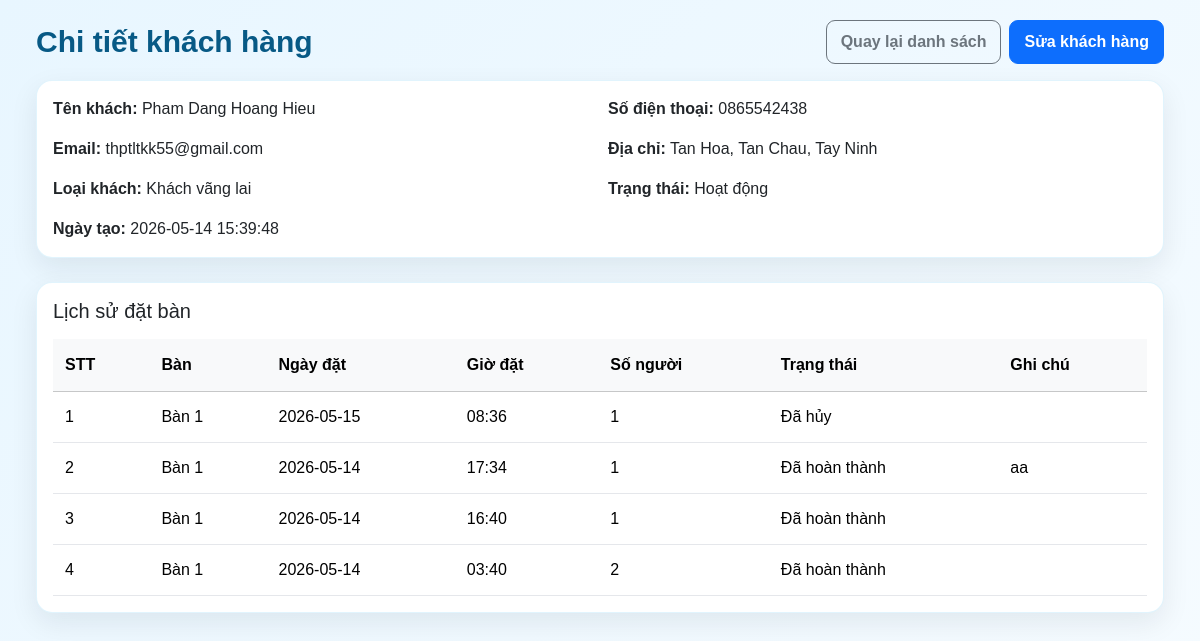
The app's page /admin/customers/view.php?id=2 (signed in) with its own data.
### tables this page shows
CREATE TABLE `customers` (
  `id` int(11) NOT NULL,
  `fullname` varchar(100) DEFAULT NULL,
  `phone` varchar(20) DEFAULT NULL,
  `customer_type` varchar(50) DEFAULT NULL,
  `points` int(11) DEFAULT 0,
  `customer_name` varchar(150) DEFAULT NULL,
  `email` varchar(150) DEFAULT NULL,
  `address` varchar(255) DEFAULT NULL,
  `created_at` datetime NOT NULL DEFAULT current_timestamp(),
  `status` varchar(50) DEFAULT 'Hoạt động'
);

CREATE TABLE `bookings` (
  `id` int(11) NOT NULL,
  `customer_id` int(11) DEFAULT NULL,
  `table_id` int(11) DEFAULT NULL,
  `booking_date` datetime DEFAULT NULL,
  `number_people` int(11) DEFAULT NULL,
  `status` varchar(50) DEFAULT NULL,
  `booking_time` time DEFAULT NULL,
  `number_of_people` int(11) DEFAULT NULL,
  `note` text DEFAULT NULL,
  `created_at` datetime NOT NULL DEFAULT current_timestamp()
);

CREATE TABLE `tables_restaurant` (
  `id` int(11) NOT NULL,
  `table_name` varchar(50) DEFAULT NULL,
  `seats` int(11) DEFAULT NULL,
  `status` varchar(50) DEFAULT NULL,
  `capacity` int(11) DEFAULT NULL
);

### admin/auth.php (called while the page is built, shortened)
<?php
function e($value)
{
    return htmlspecialchars((string) $value, ENT_QUOTES, 'UTF-8');
}
?>

### admin/customers/view.php (the view, shortened to what this page needs)
<?php
require_once __DIR__ . "/../auth.php";
$id = (int) ($_GET['id'] ?? 0);
$stmt = mysqli_prepare($conn, "SELECT * FROM customers WHERE id = ? LIMIT 1");
mysqli_stmt_bind_param($stmt, "i", $id);
mysqli_stmt_execute($stmt);
$customerResult = mysqli_stmt_get_result($stmt);
$customer = mysqli_fetch_assoc($customerResult);
$sql = "
    SELECT
        b.id,
        DATE(b.booking_date) AS booking_date,
        b.booking_time,
        b.number_of_people,
        b.note,
        b.status,
        b.created_at,
        t.table_name
    FROM bookings b
    LEFT JOIN tables_restaurant t ON b.table_id = t.id
    WHERE b.customer_id = ?
    ORDER BY b.booking_date DESC, b.booking_time DESC, b.id DESC
";
$stmt = mysqli_prepare($conn, $sql);
mysqli_stmt_bind_param($stmt, "i", $id);
mysqli_stmt_execute($stmt);
$bookings = mysqli_stmt_get_result($stmt);
?>
<!doctype html>
<html lang="vi">
<head>
    <link href="https://cdn.jsdelivr.net/npm/bootstrap@5.3.3/dist/css/bootstrap.min.css" rel="stylesheet">
    <link rel="stylesheet" href="/huongviet/assets/css/admin/base.css?v=<?php echo time(); ?>">
    <link rel="stylesheet" href="/huongviet/assets/css/admin/customers.css?v=<?php echo time(); ?>">
</head>
<body class="bg-light">
    <main class="container py-4">
        <div class="d-flex flex-wrap justify-content-between align-items-center gap-3 mb-3">
            <h1 class="h3 mb-0">Chi tiết khách hàng</h1>
            <div class="d-flex gap-2">
                <a class="btn btn-outline-secondary" href="/huongviet/admin/customers/index.php">Quay lại danh sách</a>
                <a class="btn btn-primary" href="/huongviet/admin/customers/edit.php?id=<?php echo (int) $customer['id']; ?>">Sửa khách hàng</a>
            </div>
        </div>
        <div class="card border-0 shadow-sm mb-4">
            <div class="card-body">
                <div class="row g-3">
                    <div class="col-md-6"><strong>Tên khách:</strong> <?php echo e($customer['customer_name']); ?></div>
                    <div class="col-md-6"><strong>Số điện thoại:</strong> <?php echo e($customer['phone']); ?></div>
                    <div class="col-md-6"><strong>Email:</strong> <?php echo e($customer['email']); ?></div>
                    <div class="col-md-6"><strong>Địa chỉ:</strong> <?php echo e($customer['address']); ?></div>
                    <div class="col-md-6"><strong>Loại khách:</strong> <?php echo e($customer['customer_type']); ?></div>
                    <div class="col-md-6"><strong>Trạng thái:</strong> <?php echo e($customer['status']); ?></div>
                    <div class="col-md-6"><strong>Ngày tạo:</strong> <?php echo e($customer['created_at']); ?></div>
                </div>
            </div>
        </div>
        <div class="card border-0 shadow-sm">
            <div class="card-body">
                <h2 class="h5 mb-3">Lịch sử đặt bàn</h2>
                <?php if (mysqli_num_rows($bookings) > 0) { ?>
                    <div class="table-responsive">
                        <table class="table table-hover align-middle">
                            <thead class="table-light">
                                <tr>
                                    <th>STT</th>
                                    <th>Bàn</th>
                                    <th>Ngày đặt</th>
                                    <th>Giờ đặt</th>
                                    <th>Số người</th>
                                    <th>Trạng thái</th>
                                    <th>Ghi chú</th>
                                </tr>
                            </thead>
                            <tbody>
                                <?php $stt = 1; ?>
                                <?php while ($booking = mysqli_fetch_assoc($bookings)) { ?>
                                    <tr>
                                        <td><?php echo $stt++; ?></td>
                                        <td><?php echo e($booking['table_name']); ?></td>
                                        <td><?php echo e($booking['booking_date']); ?></td>
                                        <td><?php echo e(substr((string) $booking['booking_time'], 0, 5)); ?></td>
                                        <td><?php echo (int) $booking['number_of_people']; ?></td>
                                        <td><?php echo e($booking['status']); ?></td>
                                        <td><?php echo e($booking['note']); ?></td>
                                    </tr>
                                <?php } ?>
                            </tbody>
                        </table>
                    </div>
                <?php } else { ?>
                    <p class="text-muted mb-0">Khách hàng này chưa có lịch sử đặt bàn.</p>
                <?php } ?>
            </div>
        </div>
    </main>
</body>
</html>

### assets/css/admin/base.css (style rules this page uses)
body { margin: 0; background: linear-gradient(135deg, #e8f6ff, #f5fbff); color: #1f2937; font-family: Arial, sans-serif; }
.admin-container, main.container, .navbar .container { width: min(1280px, 94%); max-width: none; }
.admin-container, main.container { margin: 0 auto; padding: 20px 0 50px !important; }
.admin-page-title h1, main h1.h3 { margin: 0 0 6px; font-size: 30px; font-weight: 900; color: #075985; }
.admin-card, .card { background: #ffffff; border-radius: 16px !important; padding: 0; box-shadow: 0 10px 28px rgba(15, 23, 42, 0.08) !important; border: 1px solid rgba(14, 165, 233, 0.12) !important; margin-bottom: 24px; }
.admin-table, .table { width: 100%; margin: 0; border-collapse: collapse; }
.admin-table thead, .table thead, .table-light { background: #0ea5e9 !important; color: white !important; }
.admin-table th, .table th { padding: 14px 12px; font-weight: 800; white-space: nowrap; }
.admin-table td, .table td { padding: 13px 12px; vertical-align: middle; border-bottom: 1px solid #e5e7eb; }
.admin-btn, .btn { display: inline-block; padding: 9px 14px; border-radius: 9px !important; text-decoration: none; font-weight: 700; cursor: pointer; transition: 0.2s; }

### records on screen
customers: customer_name "Pham Dang Hoang Hieu", phone "0865542438", email "thptltkk55@gmail.com", address "Tan Hoa, Tan Chau, Tay Ninh", customer_type "Khách vãng lai", status "Hoạt động", created_at "2026-05-14 15:39:48"
bookings: table.table_name "Bàn 1", booking_date "2026-05-15", booking_time "08:36", number_of_people "1", status "Đã hủy"
bookings: table.table_name "Bàn 1", booking_date "2026-05-14", booking_time "17:34", number_of_people "1", status "Đã hoàn thành", note "aa"
bookings: table.table_name "Bàn 1", booking_date "2026-05-14", booking_time "16:40", number_of_people "1", status "Đã hoàn thành"
bookings: table.table_name "Bàn 1", booking_date "2026-05-14", booking_time "03:40", number_of_people "2", status "Đã hoàn thành"
